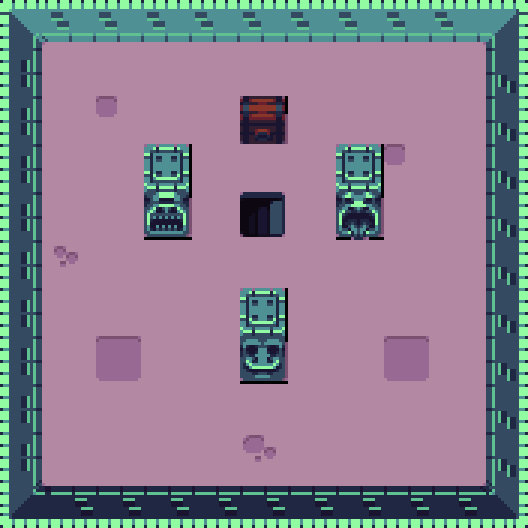

A level layout from a 2D game, rendered from its tile map. Below: a short description, then the map file with tile-grid data replaced by summaries:
An orthogonal 11x11 tile map with 48x48 px tiles, 1 tile layer (Tile Layer 1).

<map version="1.0" tiledversion="1.1.5" orientation="orthogonal" renderorder="right-down" width="11" height="11" tilewidth="48" tileheight="48" infinite="0" nextobjectid="1">
 <tileset firstgid="1" name="buch-tileset" tilewidth="48" tileheight="48" tilecount="247" columns="19">
  <grid orientation="orthogonal" width="16" height="16" />
  <image source="buch-tileset-3x.png" width="912" height="624" />
 </tileset>
 <layer name="Tile Layer 1" width="11" height="11">
  <data>[121 cells, 121 non-empty, 21 distinct tile ids]</data>
 </layer>
</map>
